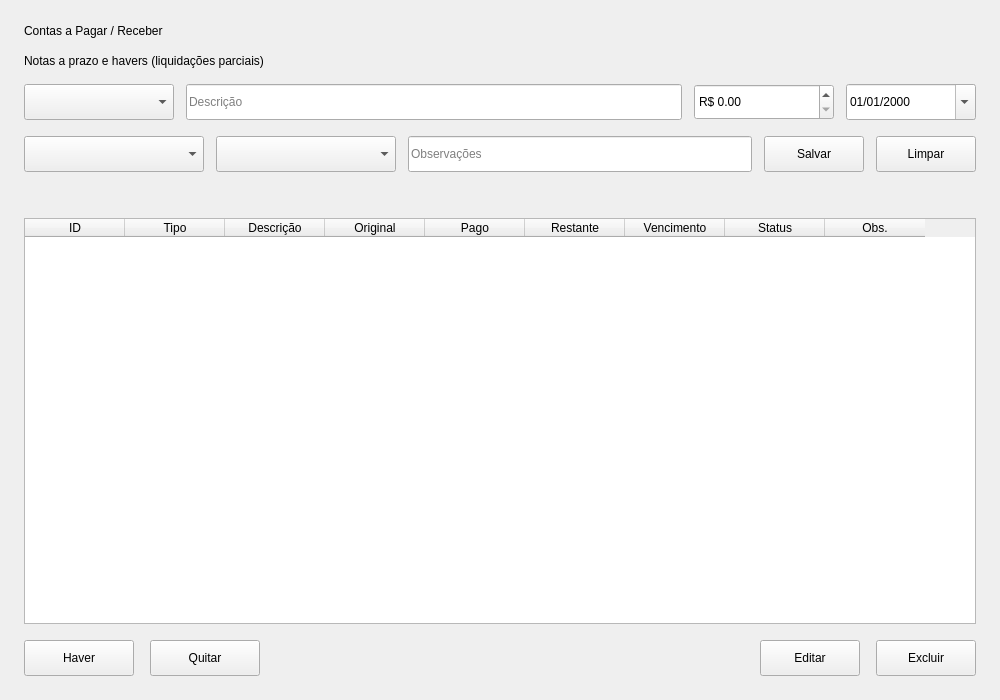
<?xml version="1.0" encoding="UTF-8"?>
<ui version="4.0">
 <class>PayableReceivablePage</class>
 <widget class="QWidget" name="PayableReceivablePage">
  <property name="geometry">
   <rect>
    <x>0</x>
    <y>0</y>
    <width>1000</width>
    <height>700</height>
   </rect>
  </property>
  <layout class="QVBoxLayout" name="mainLayout">
   <property name="spacing">
    <number>16</number>
   </property>
   <property name="leftMargin">
    <number>24</number>
   </property>
   <property name="topMargin">
    <number>24</number>
   </property>
   <property name="rightMargin">
    <number>24</number>
   </property>
   <property name="bottomMargin">
    <number>24</number>
   </property>
   <item>
    <widget class="QLabel" name="lbl_title">
     <property name="text">
      <string>Contas a Pagar / Receber</string>
     </property>
    </widget>
   </item>
   <item>
    <widget class="QLabel" name="lbl_subtitle">
     <property name="text">
      <string>Notas a prazo e havers (liquidações parciais)</string>
     </property>
    </widget>
   </item>
   <item>
    <layout class="QHBoxLayout" name="formRow1">
     <property name="spacing">
      <number>12</number>
     </property>
     <item>
      <widget class="QComboBox" name="cmb_type">
       <property name="minimumSize">
        <size>
         <width>150</width>
         <height>36</height>
        </size>
       </property>
      </widget>
     </item>
     <item>
      <widget class="QLineEdit" name="txt_description">
       <property name="placeholderText">
        <string>Descrição</string>
       </property>
       <property name="minimumSize">
        <size>
         <width>220</width>
         <height>36</height>
        </size>
       </property>
      </widget>
     </item>
     <item>
      <widget class="QDoubleSpinBox" name="spn_amount">
       <property name="prefix">
        <string>R$ </string>
       </property>
       <property name="decimals">
        <number>2</number>
       </property>
       <property name="maximum">
        <double>999999999.99</double>
       </property>
       <property name="minimumSize">
        <size>
         <width>140</width>
         <height>36</height>
        </size>
       </property>
      </widget>
     </item>
     <item>
      <widget class="QDateEdit" name="date_due">
       <property name="calendarPopup">
        <bool>true</bool>
       </property>
       <property name="displayFormat">
        <string>dd/MM/yyyy</string>
       </property>
       <property name="minimumSize">
        <size>
         <width>130</width>
         <height>36</height>
        </size>
       </property>
      </widget>
     </item>
    </layout>
   </item>
   <item>
    <layout class="QHBoxLayout" name="formRow2">
     <property name="spacing">
      <number>12</number>
     </property>
     <item>
      <widget class="QComboBox" name="cmb_account">
       <property name="minimumSize">
        <size>
         <width>180</width>
         <height>36</height>
        </size>
       </property>
      </widget>
     </item>
     <item>
      <widget class="QComboBox" name="cmb_category">
       <property name="minimumSize">
        <size>
         <width>180</width>
         <height>36</height>
        </size>
       </property>
      </widget>
     </item>
     <item>
      <widget class="QLineEdit" name="txt_notes">
       <property name="placeholderText">
        <string>Observações</string>
       </property>
       <property name="minimumSize">
        <size>
         <width>180</width>
         <height>36</height>
        </size>
       </property>
      </widget>
     </item>
     <item>
      <widget class="QPushButton" name="btn_save">
       <property name="text">
        <string>Salvar</string>
       </property>
       <property name="minimumSize">
        <size>
         <width>100</width>
         <height>36</height>
        </size>
       </property>
      </widget>
     </item>
     <item>
      <widget class="QPushButton" name="btn_clear">
       <property name="text">
        <string>Limpar</string>
       </property>
       <property name="minimumSize">
        <size>
         <width>100</width>
         <height>36</height>
        </size>
       </property>
      </widget>
     </item>
    </layout>
   </item>
   <item>
    <widget class="QLabel" name="lbl_error">
     <property name="text">
      <string/>
     </property>
     <property name="styleSheet">
      <string notr="true">color: #E74C3C;</string>
     </property>
    </widget>
   </item>
   <item>
    <widget class="QTableWidget" name="tbl_items">
     <property name="columnCount">
      <number>9</number>
     </property>
     <property name="selectionBehavior">
      <enum>QAbstractItemView::SelectRows</enum>
     </property>
     <property name="selectionMode">
      <enum>QAbstractItemView::SingleSelection</enum>
     </property>
     <property name="editTriggers">
      <set>QAbstractItemView::NoEditTriggers</set>
     </property>
     <property name="alternatingRowColors">
      <bool>true</bool>
     </property>
     <column>
      <property name="text">
       <string>ID</string>
      </property>
     </column>
     <column>
      <property name="text">
       <string>Tipo</string>
      </property>
     </column>
     <column>
      <property name="text">
       <string>Descrição</string>
      </property>
     </column>
     <column>
      <property name="text">
       <string>Original</string>
      </property>
     </column>
     <column>
      <property name="text">
       <string>Pago</string>
      </property>
     </column>
     <column>
      <property name="text">
       <string>Restante</string>
      </property>
     </column>
     <column>
      <property name="text">
       <string>Vencimento</string>
      </property>
     </column>
     <column>
      <property name="text">
       <string>Status</string>
      </property>
     </column>
     <column>
      <property name="text">
       <string>Obs.</string>
      </property>
     </column>
    </widget>
   </item>
   <item>
    <layout class="QHBoxLayout" name="actionsLayout">
     <item>
      <widget class="QPushButton" name="btn_haver">
       <property name="text">
        <string>Haver</string>
       </property>
       <property name="minimumSize">
        <size>
         <width>110</width>
         <height>36</height>
        </size>
       </property>
      </widget>
     </item>
     <item>
      <widget class="QPushButton" name="btn_settle">
       <property name="text">
        <string>Quitar</string>
       </property>
       <property name="minimumSize">
        <size>
         <width>110</width>
         <height>36</height>
        </size>
       </property>
      </widget>
     </item>
     <item>
      <spacer name="horizontalSpacer">
       <property name="orientation">
        <enum>Qt::Horizontal</enum>
       </property>
       <property name="sizeHint" stdset="0">
        <size>
         <width>40</width>
         <height>20</height>
        </size>
       </property>
      </spacer>
     </item>
     <item>
      <widget class="QPushButton" name="btn_edit">
       <property name="text">
        <string>Editar</string>
       </property>
       <property name="minimumSize">
        <size>
         <width>100</width>
         <height>36</height>
        </size>
       </property>
      </widget>
     </item>
     <item>
      <widget class="QPushButton" name="btn_delete">
       <property name="text">
        <string>Excluir</string>
       </property>
       <property name="minimumSize">
        <size>
         <width>100</width>
         <height>36</height>
        </size>
       </property>
      </widget>
     </item>
    </layout>
   </item>
  </layout>
 </widget>
 <resources/>
 <connections/>
</ui>
